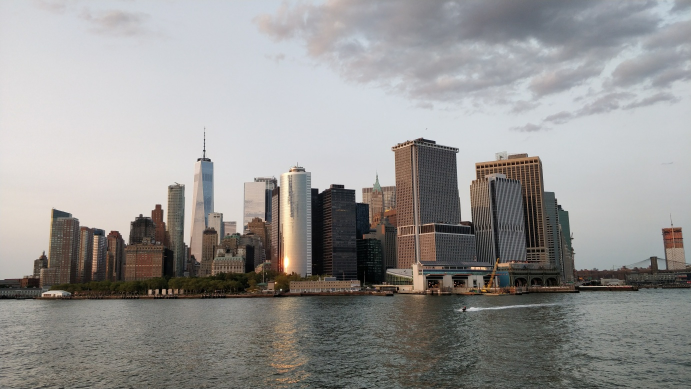
#> input picture hw0/nyc_day_1.jpg, 1382 x 778 px (shown at 1/2 size)
$ python hello_vision_world.py
#> lines starting #> are read from the running program, lines starting #| are printed output that depends on the picture
# Write an OpenCV program to do the following things:
#
# Read an image from a file and display it to the screen
# Add to, subtract from, multiply or divide each pixel with a scalar, display the result.
# Resize the image uniformly by 0.5

import cv2
import numpy as np


#given an image object and the window title, display the image in a window with that title
def displayImage(img, win_name):
    cv2.namedWindow(win_name, cv2.WINDOW_NORMAL)
    cv2.imshow(win_name, img)
    cv2.waitKey(0)
    cv2.destroyAllWindows()


#given an image object and a scalar variable, multiply every pixel of the image with that variable
def performScalarOperation(img, op='+', scalar=1):
    temp = np.array(img)
    if op == '+':
        temp += scalar
        win_name = "added " + str(scalar)
    elif op == '-':
        temp -= scalar
        win_name = "subtracted " + str(scalar)
    elif op == '*':
        temp *= scalar
        win_name = "multiplied " + str(scalar)
    else:
        temp /= scalar
        win_name = "divided " + str(scalar)
    displayImage(temp, win_name)
    return temp


#given an image object and a scale, resize and display the resized image
def resizeImage(img, scale):
    win_name = "resized image to " + str(scale) + "x"
    # according to openCV docs, specific interpolations work better for shrinking and enlarging
    if scale >= 1:
        inter = cv2.INTER_CUBIC
    else:
        inter = cv2.INTER_AREA

    temp = cv2.resize(
        np.array(img), dsize=(0, 0), fx=scale, fy=scale, interpolation=inter)
    displayImage(temp, win_name)
    return temp


def main():
    img = cv2.imread('nyc_day_1.jpg')
#> img is the input picture: shape (778, 1382, 3); mean B, G, R 146, 147.5, 148.8
    displayImage(img, "#shotOnOnePlus")  #original image

    #scalar operations on image
    added = performScalarOperation(img, '+', 50)
#> in performScalarOperation, `temp += scalar`:
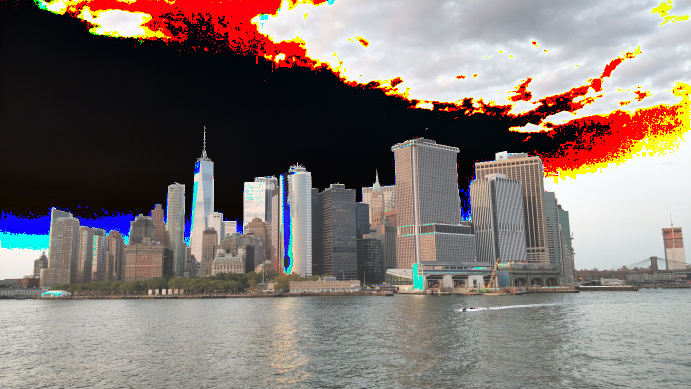
#> temp: shape (778, 1382, 3) (shown at 1/2 size); mean B, G, R 113.5, 117.9, 128.2
    subtracted = performScalarOperation(img[:], '-', 125)
#> call 2 of performScalarOperation, with op = '-', scalar = 125
#> in performScalarOperation (call 2), `temp -= scalar`:
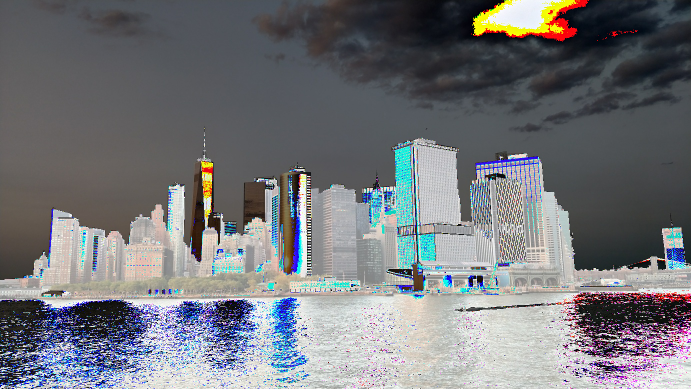
#> temp: shape (778, 1382, 3) (shown at 1/2 size); mean B, G, R 122.4, 118.3, 116.8
    multiplied = performScalarOperation(img[:], '*', 5)
#> call 3 of performScalarOperation, with op = '*', scalar = 5
#> in performScalarOperation (call 3), `temp *= scalar`:
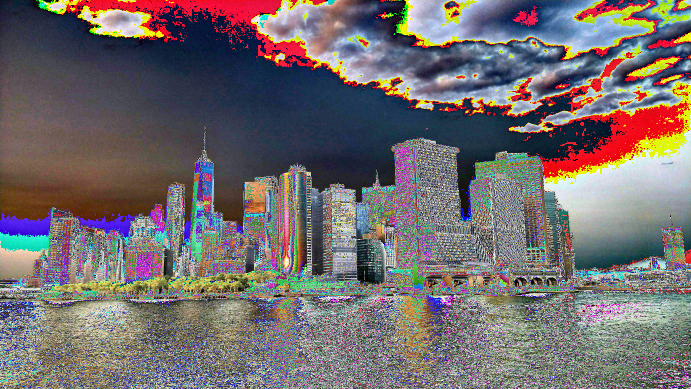
#> temp: shape (778, 1382, 3) (shown at 1/2 size); mean B, G, R 109.3, 107.9, 114.8
    divided = performScalarOperation(img,'/',2)
    #resize the image
    resizeImage(img, 0.5)


if __name__ == '__main__':
#> (the run stopped early here; a loop or call above may not have finished)
